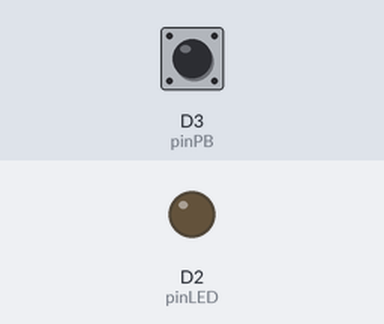
The sketch below on a simulated ESP8266 (NodeMCU). Shown: output pins drawn as LEDs (lit = HIGH). The inputs (shaded band) are chosen by the test bench; at power-on: D3 (pinPB) HIGH.

Above: at 1.2 s.
1.3 s: D3 (pinPB) pulled LOW for 0.15 s
At 1.37 s:
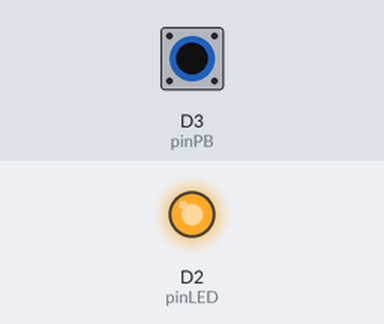
2.9 s: D3 (pinPB) pulled LOW for 3.2 s
At 7.4 s:
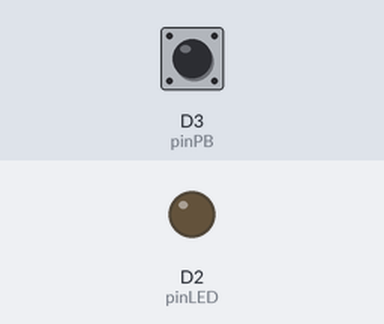
Timing chart, 0 to 8.9 s (numbered marks = the images above; inputs shaded):
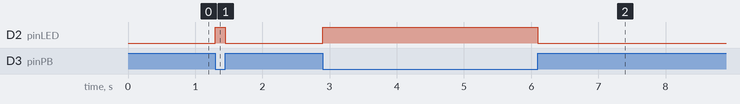

Measured:
- after the input at 1.3 s, D2 (pinLED): LOW → HIGH at once, → LOW 0.15 s later
- after the input at 2.9 s, D2 (pinLED): LOW → HIGH at once, → LOW 3.2 s later

The sketch:

led-pushbutton.ino
```cpp
const int pinLED = D2;
const int pinPB = D3;

void setup()
{
    pinMode(pinLED, OUTPUT);
    pinMode(pinPB, INPUT_PULLUP);
}
void loop()
{
    if (digitalRead(pinPB) == HIGH)
    {
        digitalWrite(pinLED, LOW);
    }
    else
    {
        digitalWrite(pinLED, HIGH);
    }
}
```
